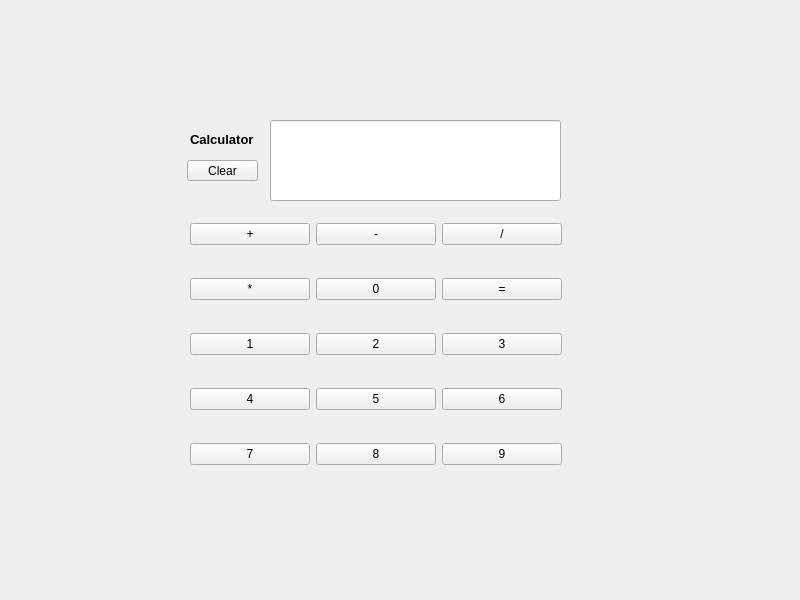
<?xml version="1.0" encoding="UTF-8"?>
<ui version="4.0">
 <class>MainWindow</class>
 <widget class="QMainWindow" name="MainWindow">
  <property name="geometry">
   <rect>
    <x>0</x>
    <y>0</y>
    <width>800</width>
    <height>600</height>
   </rect>
  </property>
  <property name="windowTitle">
   <string>MainWindow</string>
  </property>
  <widget class="QWidget" name="centralwidget">
   <widget class="QLineEdit" name="editInput">
    <property name="geometry">
     <rect>
      <x>270</x>
      <y>120</y>
      <width>291</width>
      <height>81</height>
     </rect>
    </property>
   </widget>
   <widget class="QLabel" name="title">
    <property name="geometry">
     <rect>
      <x>190</x>
      <y>130</y>
      <width>71</width>
      <height>18</height>
     </rect>
    </property>
    <property name="font">
     <font>
      <pointsize>10</pointsize>
      <bold>true</bold>
     </font>
    </property>
    <property name="text">
     <string>Calculator</string>
    </property>
   </widget>
   <widget class="QWidget" name="layoutWidget">
    <property name="geometry">
     <rect>
      <x>190</x>
      <y>220</y>
      <width>372</width>
      <height>252</height>
     </rect>
    </property>
    <layout class="QGridLayout" name="Layout">
     <property name="verticalSpacing">
      <number>30</number>
     </property>
     <item row="3" column="2">
      <widget class="QPushButton" name="six">
       <property name="text">
        <string>6</string>
       </property>
      </widget>
     </item>
     <item row="2" column="1">
      <widget class="QPushButton" name="two">
       <property name="text">
        <string>2</string>
       </property>
      </widget>
     </item>
     <item row="3" column="1">
      <widget class="QPushButton" name="five">
       <property name="text">
        <string>5</string>
       </property>
      </widget>
     </item>
     <item row="4" column="0">
      <widget class="QPushButton" name="seven">
       <property name="text">
        <string>7</string>
       </property>
      </widget>
     </item>
     <item row="1" column="2">
      <widget class="QPushButton" name="equal">
       <property name="text">
        <string>=</string>
       </property>
      </widget>
     </item>
     <item row="1" column="0">
      <widget class="QPushButton" name="multiply">
       <property name="text">
        <string>*</string>
       </property>
      </widget>
     </item>
     <item row="4" column="1">
      <widget class="QPushButton" name="eight">
       <property name="text">
        <string>8</string>
       </property>
      </widget>
     </item>
     <item row="4" column="2">
      <widget class="QPushButton" name="nine">
       <property name="text">
        <string>9</string>
       </property>
      </widget>
     </item>
     <item row="2" column="0">
      <widget class="QPushButton" name="one">
       <property name="text">
        <string>1</string>
       </property>
      </widget>
     </item>
     <item row="2" column="2">
      <widget class="QPushButton" name="three">
       <property name="text">
        <string>3</string>
       </property>
      </widget>
     </item>
     <item row="3" column="0">
      <widget class="QPushButton" name="four">
       <property name="text">
        <string>4</string>
       </property>
      </widget>
     </item>
     <item row="0" column="0">
      <widget class="QPushButton" name="add">
       <property name="text">
        <string>+</string>
       </property>
      </widget>
     </item>
     <item row="1" column="1">
      <widget class="QPushButton" name="zero">
       <property name="text">
        <string>0</string>
       </property>
      </widget>
     </item>
     <item row="0" column="1">
      <widget class="QPushButton" name="minus">
       <property name="text">
        <string>-</string>
       </property>
      </widget>
     </item>
     <item row="0" column="2">
      <widget class="QPushButton" name="divide">
       <property name="text">
        <string>/</string>
       </property>
      </widget>
     </item>
    </layout>
   </widget>
   <widget class="QPushButton" name="Clear">
    <property name="geometry">
     <rect>
      <x>187</x>
      <y>160</y>
      <width>71</width>
      <height>21</height>
     </rect>
    </property>
    <property name="text">
     <string>Clear</string>
    </property>
   </widget>
  </widget>
 </widget>
 <resources/>
 <connections/>
</ui>
